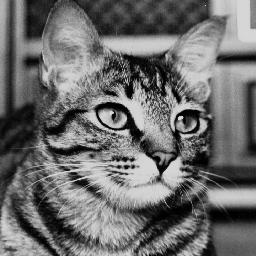
#> input picture cat256.jpg, 256 x 256 px
$ jupyter execute Q1.ipynb
#> lines starting #> are read from the running program, lines starting #| are printed output that depends on the picture
# Quetsion#1
Look for an image from the internet with the following properties: 8-bit gray-level,
256x256 pixels in size.

## 1- Show this image. Don’t use your friends’ ones.

[cell 1]
import cv2
import matplotlib.pyplot as plt

# Load the image
image = cv2.imread('cat256.jpg', cv2.IMREAD_GRAYSCALE)
#> image is the input picture: shape (256, 256); min 0, max 232, mean 108.9

# Display the image
plt.imshow(image, cmap='gray')
plt.title('Original Image')
plt.show()

## 2- Apply a power law transformation with gamma=0.4 to the image and show the image after the transformation.

### A power law transformation can be applied to the image using the formula s = c * r^gamma, where r is the input pixel value, gamma is the power-law exponent, and c is a constant. For gamma = 0.4

[cell 2]
import numpy as np

gamma = 0.4
c = 255 / (255 ** gamma)  # Normalizing to keep values in 0-255 range

# Apply the transformation
power_law_image = c * np.power(image, gamma)
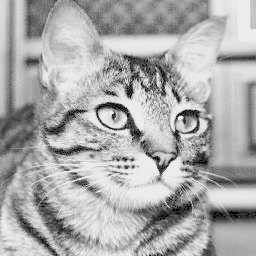
#> power_law_image: shape (256, 256) float64; min 0, max 245.5, mean 171.4

# Display the transformed image
plt.imshow(power_law_image, cmap='gray')
plt.title('Power Law Transformed Image')
plt.show()

## 3- Add a zero-mean Gaussian noise (with variance =40 gray-levels) to the original image and show the resulting image:

[cell 3]
mean = 0
variance = 40
sigma = variance ** 0.5

# Generate Gaussian noise
gaussian_noise = np.random.normal(mean, sigma, image.shape)

# Add noise to the image
noisy_image = np.clip(image + gaussian_noise, 0, 255)

# Display the noisy image
plt.imshow(noisy_image, cmap='gray')
plt.title('Image with Gaussian Noise')
plt.show()

## 4- Apply a 5 by 5 mean filter to the noisy-image you obtained in point 3 aboveand show the result. Discuss the results in your report.

### we can use OpenCV's blur function to apply a 5x5 mean filter. This function calculates the mean of the pixel values in the kernel area and replaces the central element with this mean value.

[cell 4]
import cv2
import numpy as np
import matplotlib.pyplot as plt

# Apply the 5x5 mean filter
mean_filtered_image = cv2.blur(noisy_image, (5, 5))
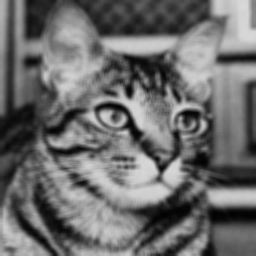
#> mean_filtered_image: shape (256, 256) float64; min 1.38, max 217.8, mean 108.9

# Display the mean filtered image
plt.imshow(mean_filtered_image, cmap='gray')
plt.title('Mean Filtered Image (5x5)')
plt.show()

## 5- Add salt and pepper noise (noise-density=0.1) to the original image and then apply a 7 by 7 median filter to the noisy-image and show both images.

### Salt and pepper noise is characterized by sporadic white and black pixels. To add this type of noise and then apply a median filter, we can use the following approach:

[cell 5]
import random

def add_salt_and_pepper_noise(image, noise_density=0.1):
#> called with noise_density = 0.1
    output = np.copy(image)
    # Salt noise
    num_salt = np.ceil(noise_density * image.size * 0.5)
#> num_salt = 3277
    coords = [np.random.randint(0, i - 1, int(num_salt)) for i in image.shape]
    output[tuple(coords)] = 255

    # Pepper noise
    num_pepper = np.ceil(noise_density * image.size * 0.5)
#> num_pepper = 3277
    coords = [np.random.randint(0, i - 1, int(num_pepper)) for i in image.shape]
    output[tuple(coords)] = 0
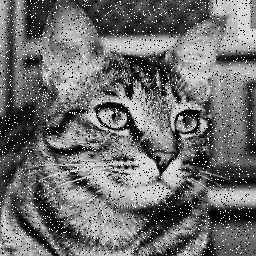
#> output: shape (256, 256); min 0, max 255, mean 110.5

    return output

# Apply salt and pepper noise
sp_noisy_image = add_salt_and_pepper_noise(image)

# Display the image with salt and pepper noise
plt.imshow(sp_noisy_image, cmap='gray')
plt.title('Image with Salt and Pepper Noise (0.1)')
plt.show()

### Applying 7x7 Median Filter:

[cell 6]
# Apply the 7x7 median filter
median_filtered_image = cv2.medianBlur(sp_noisy_image, 7)
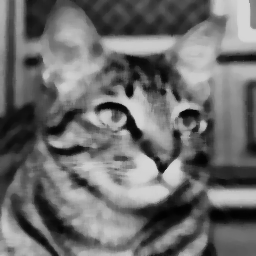
#> median_filtered_image: shape (256, 256); min 1, max 214, mean 109.1

# Display the median filtered image
plt.imshow(median_filtered_image, cmap='gray')
plt.title('Median Filtered Image (7x7) after adding salt and pepper noise')
plt.show()

## 6- Apply a 7 by 7 mean filter to the salt and pepper noisy-image and show the result. Discuss the results in your report.

### To apply a 7x7 mean filter, we can use a similar approach as with the 5x5 mean filter but change the kernel size:

[cell 7]
# Apply the 7x7 mean filter
mean_filtered_sp_image = cv2.blur(sp_noisy_image, (7, 7))
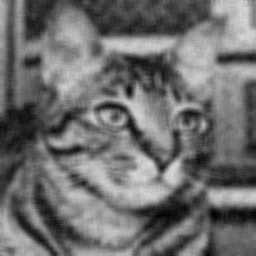
#> mean_filtered_sp_image: shape (256, 256); min 2, max 215, mean 110.5

# Display the mean filtered image
plt.imshow(mean_filtered_sp_image, cmap='gray')
plt.title('Mean Filtered Image on Salt and Pepper Noise (7x7)')
plt.show()

## 7- Apply a Sobel filter to the original image and show the response (don’t use ready functions to do this part).

### For the Sobel filter, since we can not use ready functions, we'll need to manually define the Sobel kernels and perform convolution:

[cell 8]
import cv2
import numpy as np
import math
import matplotlib.pyplot as plt

# Load the image
image = cv2.imread('cat256.jpg', 0)
if image is None:
    print("Error loading image")
    exit()

# Pad the image
padded_image = cv2.copyMakeBorder(image, 1, 1, 1, 1, cv2.BORDER_CONSTANT, value=0)
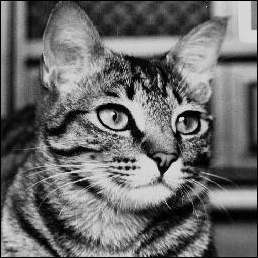
#> padded_image: shape (258, 258); min 0, max 232, mean 107.2

# Sobel kernels
sobelx = np.asarray([[-1, 0, 1],
                     [-2, 0, 2],
                     [-1, 0, 1]])
sobely = np.asarray([[-1, -2, -1],
                     [0, 0, 0],
                     [1, 2, 1]])

# Get the dimensions of the padded image
N, M = padded_image.shape
#> N = 258; M = 258

# Initialize arrays for Sobel images
sobelxImage = np.zeros((N-2, M-2))
sobelyImage = np.zeros((N-2, M-2))
sobelGrad = np.zeros((N-2, M-2))

# Processing loop
for i in range(1, N-1):
    for j in range(1, M-1):
        # Calculate gx and gy using Sobel (horizontal and vertical gradients)
        gx = np.sum(sobelx * padded_image[i-1:i+2, j-1:j+2])
        gy = np.sum(sobely * padded_image[i-1:i+2, j-1:j+2])

        # Store absolute values of gradients
        sobelxImage[i-1, j-1] = abs(gx)
        sobelyImage[i-1, j-1] = abs(gy)

        # Calculate and store gradient magnitude
        mag_gradient = math.sqrt(gx**2 + gy**2)
        sobelGrad[i-1, j-1] = mag_gradient
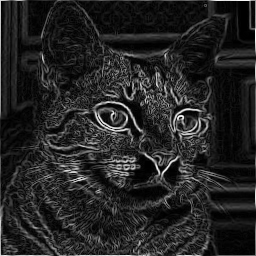
#> sobelGrad: shape (256, 256) float64; min 0, max 879.1, mean 126.6; drawn with min black and max white
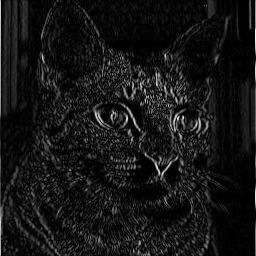
#> sobelxImage: shape (256, 256) float64; min 0, max 879, mean 75.1; drawn with min black and max white
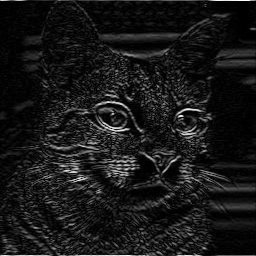
#> sobelyImage: shape (256, 256) float64; min 0, max 856, mean 81.9; drawn with min black and max white

# Contrast stretching normalization
def normalize(image):
    min_val = np.min(image)
#> min_val = 0
    max_val = np.max(image)
#> max_val = 879
    normalized = (image - min_val) / (max_val - min_val) * 255
    return normalized.astype(np.uint8)

# Apply normalization
norm_sobelx = normalize(sobelxImage)
norm_sobely = normalize(sobelyImage)
norm_sobelGrad = normalize(sobelGrad)

# Display images using matplotlib
plt.figure(figsize=(12, 4))

plt.subplot(1, 3, 1)
plt.imshow(norm_sobelx, cmap='gray')
plt.title('Sobel X')
plt.axis('on')
plt.xticks([]), plt.yticks([])

plt.subplot(1, 3, 2)
plt.imshow(norm_sobely, cmap='gray')
plt.title('Sobel Y')
plt.axis('on')
plt.xticks([]), plt.yticks([])

plt.subplot(1, 3, 3)
plt.imshow(norm_sobelGrad, cmap='gray')
plt.title('Gradient Magnitude')
plt.axis('on')
plt.xticks([]), plt.yticks([])

plt.show()

$ run again, with custom_2d_convolution_gradient.png saved as cat256.jpg
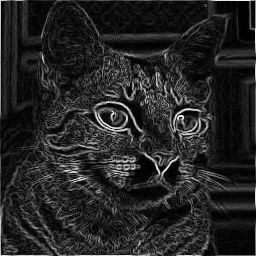
#> input picture custom_2d_convolution_gradient.png, 256 x 256 px
#> image is the input picture: shape (256, 256); min 0, max 255, mean 36.7
#> after the loop `for i in range(1, N-1):`:
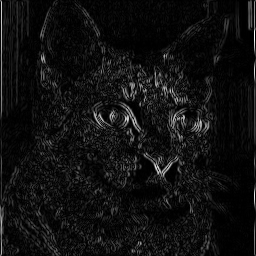
#> sobelxImage: shape (256, 256) float64; min 0, max 992, mean 65.5; drawn with min black and max white
#> after the loop `for i in range(1, N-1):`:
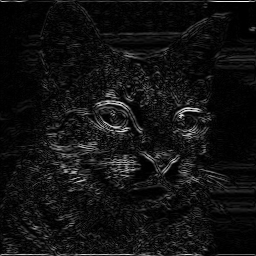
#> sobelyImage: shape (256, 256) float64; min 0, max 994, mean 70.8; drawn with min black and max white
#> min_val = 0
#> max_val = 992
